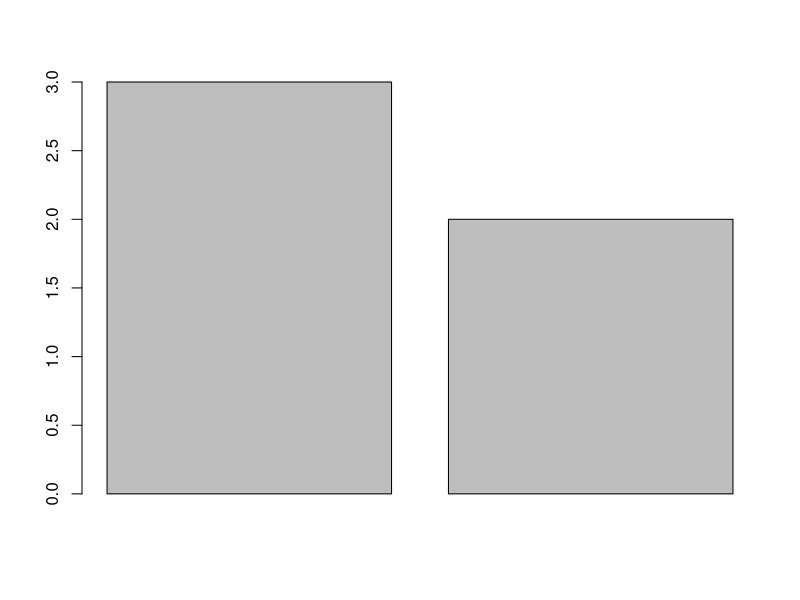
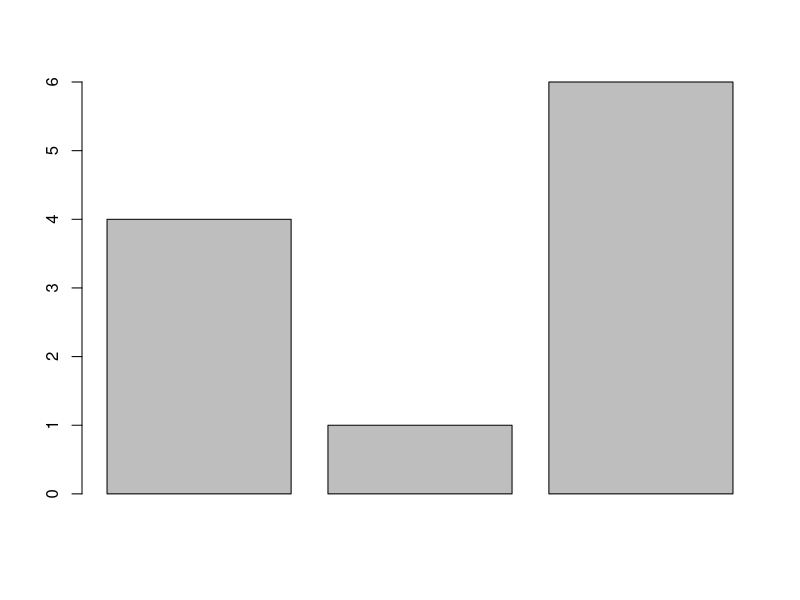
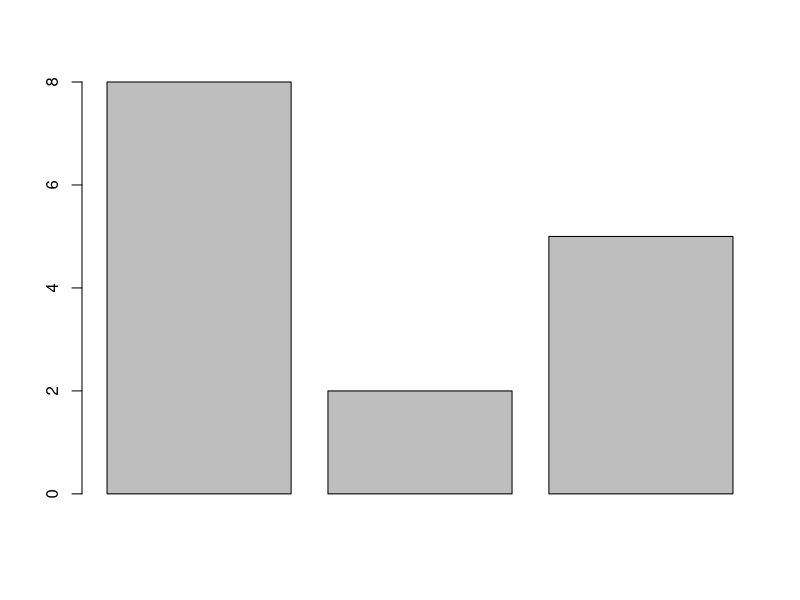
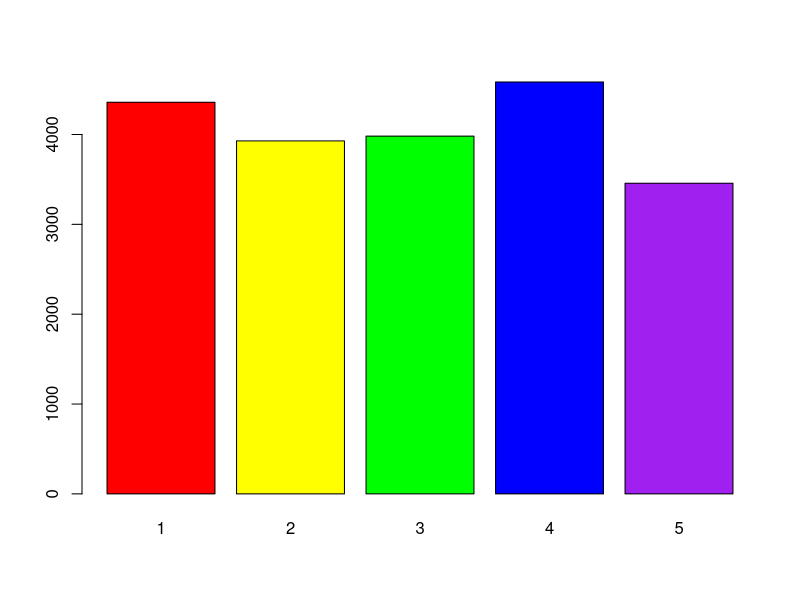

Write the R code that produced these figures, in order. (Note: this script raises an error after producing the figures.)
###11 Group Manipulation群駔資料操作

##11-1 apply相關函數

#apply限制性高，只能用在matrix中，所有元素必須是同一類別
#若用在其他結構物件，如data.frame，則需先轉換成matrix

#用法：apply(資料, 1或2(1為橫列，2為直行), 套用函數)

theMatrix <- matrix(1:9, nrow=3) #建立matrix
theMatrix
apply(theMatrix, 1, sum) #計算橫列sum
apply(theMatrix, 2, mean) #計算直行mean

#試著將theMatrix其一函數改為NA，並再使用na.rm處理遺失值

theMatrix[2,1] <- NA
theMatrix
apply(theMatrix, 1 , sum) #會發現其一結果為NA
apply(theMatrix, 1 , sum , na.rm = TRUE) #用na.rm=TRUE處理遺失值

#也可以使用rowSums(), colSums()直接計算

rowSums(theMatrix, na.rm = TRUE)
colSums(theMatrix, na.rm = TRUE)

# lapply用於list中每個元素套用函數，回傳值也為list

theList <- list(A = matrix(1:9, 3), B = 1:5, C = matrix(1:4, 2), D = 2)
theList
lapply(theList, sum)
lapply(theList[1], sum)

#也可以使用 sapply 只是回傳值會以vector形式展現

sapply(theList, sum)

#由於vector也算是list的一種，故lapply跟sapply也可以套用於此

theNames <- c("Jared", "Deb", "Paul")
theNames
sapply(theNames, nchar)
lapply(theNames, nchar)

# mapply 可以對好幾個list中的元素套用指定的函數
# 除了使用mapply 用迴圈也可以完成

#先建立兩個list
firstList <- list(A = matrix(1:16, 4), B = matrix(1:16, 2), C = 1:5)
secondList <- list(A = matrix(1:16,4), B = matrix(1:16, 8), C = 15:1)
firstList
secondList

mapply(identical, firstList, secondList)
#identical用來檢測兩者元素是否相同
mapply(sum , firstList, secondList)

#也可以建立function，再用mapply套用

simpleFunc <- function(x,y){
  NROW(x) + NROW(y)
}
mapply(simpleFunc, firstList, secondList)


# tapply用於將函數應用於因子組合給出的向量子集
# tapply(vector, factor, function)

fac <- c(1,1,2,2,2,3,3,3)
vec <- c(3,2,4,1,6,8,2,5)
tapply(vec, fac, sum)
tapply(vec, fac, barplot)

## aggregate 聚合資料

#用資料庫的diamonds來示範aggregate用法
install.packages("gglopt2")
library(ggplot2)
data("diamonds")
head(diamonds)

#例如想了解切割品質(cut)其平均價值(price)
#aggregate(formula, data, 套用到資料的函數)

aggregate(price ~ cut, data = diamonds, mean)
#波浪符(~)代表 左邊的變數用來計算，右邊的變數為分群依據
aggregate(price ~ table, data = diamonds, mean)
#波浪符右邊可以放類別變數，也可以放數值變數
#害怕遺漏值可以直接添加na.rm=TRUE
aggregate(price ~ cut, data = diamonds, mean, na.rm = TRUE)

#若要以數個變數為依據來分群，可以在formula右邊用加號(+)添加變數
aggregate(price ~ cut + color, data = diamonds, mean)

diaCP <- aggregate(price ~ cut, data = diamonds, mean)
barplot(diaCP$price, names= c(1,2,3,4,5), col = c("red", "yellow", "green", "blue", "purple"))

#如果要同時對兩個變數進行計算，可以用cbind合併起來

aggregate(cbind(price, carat) ~ cut, diamonds, mean)

aggregate(cbind(price, carat) ~ cut + color, diamonds, mean)

#aggregate在執行上比較慢，可以使用plyr, dplyr與data.table在執行上是比較快的

##11-3 plyr套件

#該套件的核心函數包括ddply, llply, ldply
#第一第二的字母代表輸入及輸出資料的結構
#d為data.frame, l為list

install.packages("plyr")
library(plyr)
head(baseball)

#例如 計算棒球的上壘率
#上壘率(OBP)=(H+BB+HBP)/(AB+BB+HBP+SF)
#且將1954年以前的資料sf設為0
#hbp的NA也要改為0
#也排除AB少於50的選手

baseball$sf[baseball$year < 1954] <- 0
any(is.na(baseball$sf))

baseball$hbp[is.na(baseball$hbp)] <- 0
any(is.na(baseball$hbp))

baseball <- baseball[baseball$ab >= 50, ]

#with函數可以只需指定data.frame一次就可以任意使用data.frame裡的直行

baseball$OBP <- with(baseball, (H+BB+HBP)/(AB+BB+HBP+SF))
tail(baseball)

#計算某個選手整個職棒生涯的OBP

obp <- function(data){
  c(OBP = with(data, sum(h + bb + hbp)/sum(ab + bb + hbp + sf)))
}

#再用ddply對每個選手計算其整個棒球職業生涯的OBP

careerOBP <- ddply(baseball, .variables = "id", .fun = obp)

careerOBP <- careerOBP[order(careerOBP$OBP, decreasing = TRUE)]
#排序OBP
head(careerOBP, 10)

# llply

#先前使用lapply來找出list中每個元素的總和，也可以使用llply完成

theList <- list(A = matrix(1:9, 3), B = 1:5, C = matrix(1:4, 2), D = 2)
theList

lapply(theList, sum)
llply(.data = baseball, .fun = sum)

#用identical檢視是否兩者是相同的
identical(lapply(theList, sum),llply(.data = theList, .fun = sum))

#plyr輔助函數

#plyr涵蓋許多有用處的輔助函數，像是 each
#可以將多個函數的功能套用到某個函數中(例如aggregate)

aggregate(price ~ cut, diamonds, each(mean, median))

#另一個則為idata.frame
#此函數可以更快速的對data.frame做資料抽取，並更節省記憶體

head(diamonds)
dlply(.data = diamonds, .variable = "color", .fun = nrow)

system.time(dlply(.data = diamonds, .variable = "color", .fun = nrow))

idiamonds <- idata.frame(diamonds)
system.time(dlply(.data = idiamonds, .variable = "color", .fun = nrow))

## 11-4 data.table

# data.table與data.frame有點不一樣
# data.table可以像資料庫那樣使用索引
# 讓資料的搜尋、分群和合併的速度變得更快

#建立data.table的方式與data.frame的是一樣的

library(data.table)

theDF <- data.frame(A = 1:10,
                    B = letters[1:10],
                    C = LETTERS[1:10],
                    D = rep(c("one","two","three"), length.out=10))
theDF

theDT <- data.table(A = 1:10,
                    B = letters[1:10],
                    C = LETTERS[1:10],
                    D = rep(c("one","two","three"), length.out=10))
theDT

#data.frame會預設把character資料轉換為factor
#data.table則不會

class(theDF$B)
class(theDT$B)

# 也可以從已建立好的data.frame建立出data.table

diamondsDT <- data.table(diamonds)
diamondsDT
#data.table很貼心只把前五行跟後五行顯示出來

theDT[1:2,]
theDT[theDT$A >= 7, ]
theDT[A >= 7]
theDT[theDT$D == "one"]

#在data.frame看個別直行的話
theDF[,2:3]

#若要在data.table裡查看個別直行的話
#直接打直行名稱，無須引號
theDT[ , list(C)]
theDT[ , B]
theDT[ , list(A,D)]

##索引鍵 keys

#可以用talbes()顯示有多少列表
tables()

#索引鍵可以加快搜尋資料的速度
#可用setkey(資料, 作為索引鍵的直行名稱)

setkey(theDT, D)
theDT
# D就會按照字母順序重新排列
#可以使用key() 來確認索引鍵已被設定好

key(theDT)

tables() #設定索引鍵後，在用tables()可以確認列表是否有索引鍵

#在挑選或查看data.table橫列時，也可以直接使用索引鍵
theDT["one",]
theDT[c("one","three"),]

#也可以設定數個直行為索引鍵
setkey(diamondsDT, cut, color)
tables()

diamondsDT["Fair",]
#若同時要根據兩個索引鍵來篩選列，可以使用J()函數
diamondsDT[J("Ideal","E")]
#ideal為cut索引選項，E為color索引選項
diamondsDT[J("Ideal",c("E","D")),]

## data.table的資料分群計算

# 索引的主要好處是可以更快速地進行資料分群計算

aggregate(price ~ cut, diamonds, mean)

#也可以用data.table來取得同樣的結果
diamondsDT[,mean(price), by = cut]

#但用data.table的話，輸出結果的直行名稱的可以自訂
#可用list的形式傳遞
diamondsDT[, list(price = mean(price)), by = cut]

#若要根據好幾個直行進行分群，可以用list來指定
diamondsDT[, mean(price), by = list(cut, color)]
diamondsDT[, list(price = mean(price)), by = list(cut, color)]

#也可以對好幾個引數做分群計算，可以將他們都指定在一個list裡面
diamondsDT[, list(price = mean(price), carat = mean(carat)), by = cut]

#也可以用很多變數為依據進行資料分群，然後對每一群的好幾個變數進行計算
diamondsDT[, list(price = mean(price), carat = mean(carat)), by = list(cut, color)]
